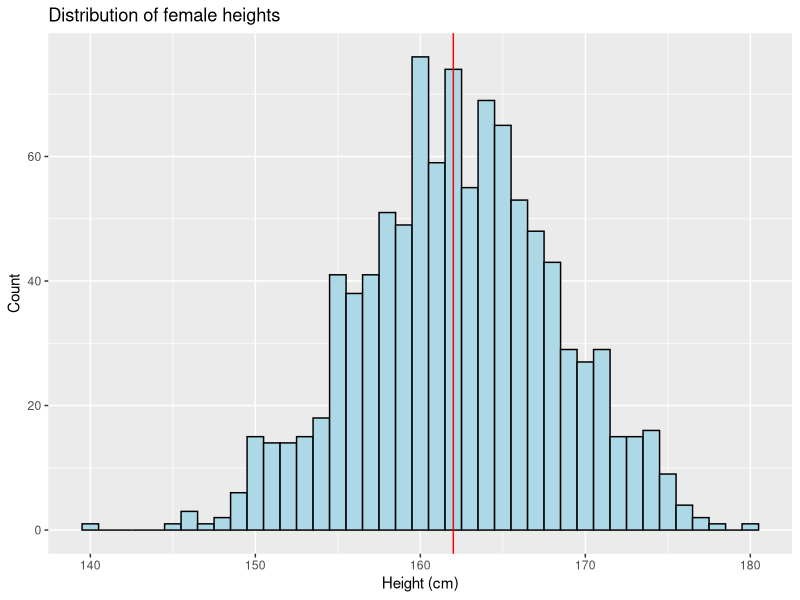
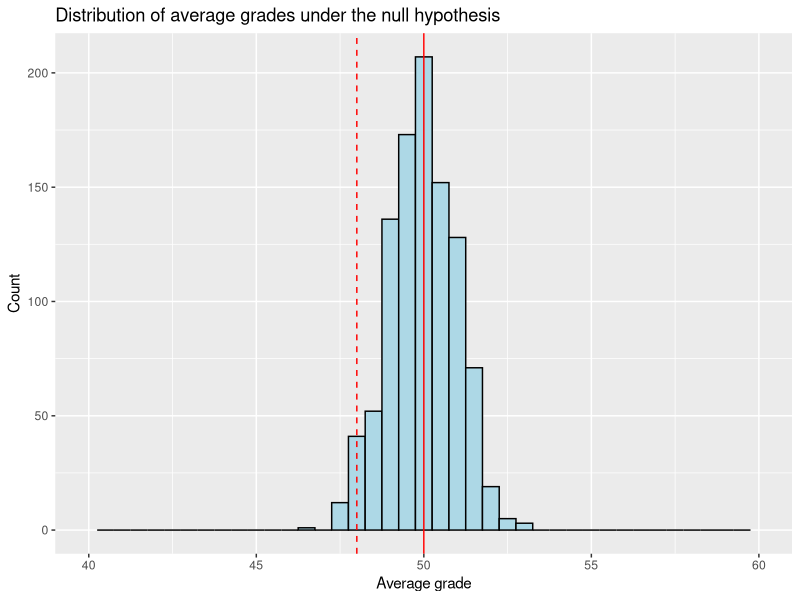
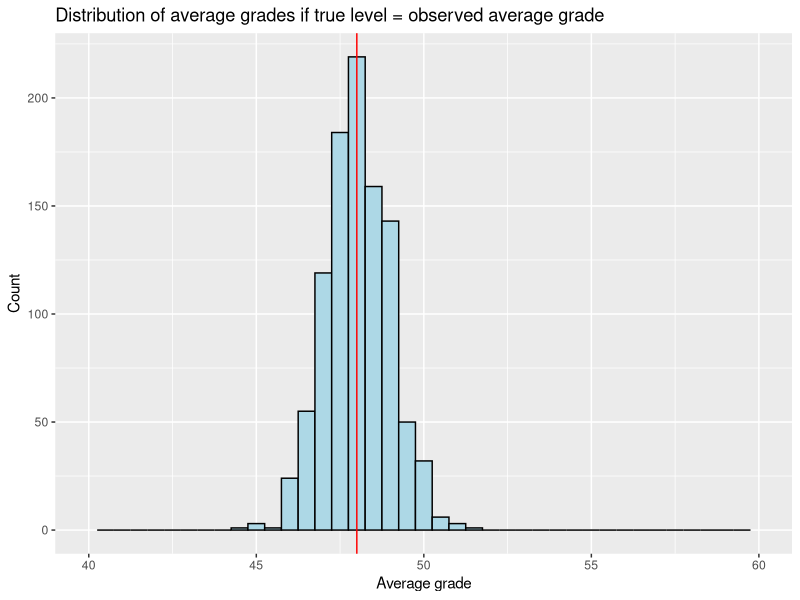

The R script that drew these images, in order:
## ---- chunk 1
#| label: setup
#| echo: false

library(tibble)
library(ggplot2)
## ---- chunk 2
#| label: normal distribution, heights

# female height is distributed normally,
# with a mean of 162cm and a standard deviation of 6.1cm

heights <- rnorm(n = 1e3, mean = 162, sd = 6.1)
ggplot(tibble(height = heights), aes(x = height)) +
  geom_histogram(binwidth = 1, color = "black", fill = "lightblue") +
  geom_vline(xintercept = 162, color = "red", linetype = "solid") +
  labs(title = "Distribution of female heights", x = "Height (cm)", y = "Count")
## ---- chunk 3
#| label: central-limit-theorem-example

grades <- c(49, 47)
n <- length(grades)
x_bar <- mean(grades)
s <- sd(grades)
mu <- 50 # null hypothesis

# let's take a look at the possible average grades we could have observed
# r-function to draw from a distribution
# recall: we used rbinom last time to draw from a binomial distribution
grades <- rnorm(1e3, mean = mu, sd = s / sqrt(n))

ggplot(tibble(grade = grades), aes(grade)) +
  geom_histogram(binwidth = 0.5, color = "black", fill = "lightblue") +
  geom_vline(xintercept = x_bar, color = "red", linetype = "dashed") +
  geom_vline(xintercept = mu, color = "red", linetype = "solid") +
  labs(
    title = "Distribution of average grades under the null hypothesis",
    x = "Average grade",
    y = "Count"
  ) +
  xlim(40, 60)
## ---- chunk 4
#| label: p-value-calculation

# p-function: give it a value, it gives you
# the area under the curve to the left of that value
# (the cumulative probability: F(x) = Pr(X <= x))
pnorm(q = x_bar, mean = mu, sd = s / sqrt(n))
## ---- chunk 5
#| label: towards-confidence-intervals

grades <- rnorm(1e3, mean = x_bar, sd = s / sqrt(n))

ggplot(tibble(grade = grades), aes(grade)) +
  geom_histogram(binwidth = 0.5, color = "black", fill = "lightblue") +
  geom_vline(xintercept = x_bar, color = "red", linetype = "solid") +
  labs(
    title = "Distribution of average grades if true level = observed average grade",
    x = "Average grade",
    y = "Count"
  ) +
  xlim(40, 60)
## ---- chunk 6
#| label: confidence-interval-calculation

# q-function: give me the value that generates a cumulative probability of p
lower_bound <- qnorm(p = 0.025, mean = x_bar, sd = s / sqrt(n))
upper_bound <- qnorm(p = 0.975, mean = x_bar, sd = s / sqrt(n))
c(
  lower_bound,
  upper_bound
)
## ---- chunk 7
#| label: application-standard-normal

# this
heights <- rnorm(n = 1000, mean = 162, sd = 6.1)
# is the same as this
heights <- 162 + 6.1 * rnorm(n = 1000, mean = 0, sd = 1)
## ---- chunk 8
#| label: z-score-calculation

std_error <- s / sqrt(n)
z_score <- (x_bar - mu) / std_error
z_score
# p-value from z-score
pnorm(q = z_score, mean = 0, sd = 1)
# confidence interval from z-score
lower_bound_z <- x_bar + std_error * qnorm(p = 0.025, mean = 0, sd = 1)
upper_bound_z <- x_bar + std_error * qnorm(p = 0.975, mean = 0, sd = 1)
c(
  lower_bound_z,
  upper_bound_z
)
## ---- chunk 9
#| label: basic-functions
## ---- chunk 10
#| label: ci-function
## ---- chunk 11
#| label: t-test-application
